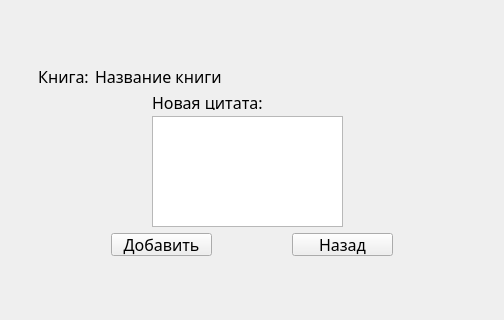
<?xml version="1.0" encoding="UTF-8"?>
<ui version="4.0">
 <class>Add_Quote</class>
 <widget class="QWidget" name="Add_Quote">
  <property name="geometry">
   <rect>
    <x>0</x>
    <y>0</y>
    <width>504</width>
    <height>320</height>
   </rect>
  </property>
  <property name="windowTitle">
   <string>Form</string>
  </property>
  <layout class="QGridLayout" name="gridLayout">
   <item row="0" column="0">
    <layout class="QHBoxLayout" name="horizontalLayout_4">
     <item>
      <spacer name="horizontalSpacer_6">
       <property name="orientation">
        <enum>Qt::Horizontal</enum>
       </property>
       <property name="sizeHint" stdset="0">
        <size>
         <width>40</width>
         <height>20</height>
        </size>
       </property>
      </spacer>
     </item>
     <item>
      <layout class="QVBoxLayout" name="verticalLayout_3">
       <item>
        <spacer name="verticalSpacer">
         <property name="orientation">
          <enum>Qt::Vertical</enum>
         </property>
         <property name="sizeHint" stdset="0">
          <size>
           <width>20</width>
           <height>40</height>
          </size>
         </property>
        </spacer>
       </item>
       <item>
        <layout class="QVBoxLayout" name="verticalLayout">
         <item>
          <layout class="QHBoxLayout" name="horizontalLayout">
           <item>
            <widget class="QLabel" name="label">
             <property name="font">
              <font>
               <family>Segoe Script</family>
               <pointsize>12</pointsize>
              </font>
             </property>
             <property name="text">
              <string>Книга:</string>
             </property>
             <property name="alignment">
              <set>Qt::AlignCenter</set>
             </property>
            </widget>
           </item>
           <item>
            <widget class="QLabel" name="book_name">
             <property name="minimumSize">
              <size>
               <width>371</width>
               <height>20</height>
              </size>
             </property>
             <property name="font">
              <font>
               <family>Segoe Script</family>
               <pointsize>12</pointsize>
              </font>
             </property>
             <property name="text">
              <string>Название книги</string>
             </property>
            </widget>
           </item>
          </layout>
         </item>
         <item>
          <layout class="QHBoxLayout" name="horizontalLayout_2">
           <item>
            <spacer name="horizontalSpacer">
             <property name="orientation">
              <enum>Qt::Horizontal</enum>
             </property>
             <property name="sizeHint" stdset="0">
              <size>
               <width>40</width>
               <height>20</height>
              </size>
             </property>
            </spacer>
           </item>
           <item>
            <layout class="QVBoxLayout" name="verticalLayout_2">
             <item>
              <widget class="QLabel" name="label_3">
               <property name="minimumSize">
                <size>
                 <width>201</width>
                 <height>16</height>
                </size>
               </property>
               <property name="maximumSize">
                <size>
                 <width>201</width>
                 <height>16</height>
                </size>
               </property>
               <property name="font">
                <font>
                 <family>Segoe Script</family>
                 <pointsize>12</pointsize>
                </font>
               </property>
               <property name="text">
                <string>Новая цитата:</string>
               </property>
              </widget>
             </item>
             <item>
              <widget class="QTextEdit" name="NewQuote">
               <property name="minimumSize">
                <size>
                 <width>191</width>
                 <height>111</height>
                </size>
               </property>
               <property name="maximumSize">
                <size>
                 <width>191</width>
                 <height>111</height>
                </size>
               </property>
              </widget>
             </item>
            </layout>
           </item>
           <item>
            <spacer name="horizontalSpacer_2">
             <property name="orientation">
              <enum>Qt::Horizontal</enum>
             </property>
             <property name="sizeHint" stdset="0">
              <size>
               <width>40</width>
               <height>20</height>
              </size>
             </property>
            </spacer>
           </item>
          </layout>
         </item>
         <item>
          <layout class="QHBoxLayout" name="horizontalLayout_3">
           <item>
            <spacer name="horizontalSpacer_4">
             <property name="orientation">
              <enum>Qt::Horizontal</enum>
             </property>
             <property name="sizeHint" stdset="0">
              <size>
               <width>40</width>
               <height>20</height>
              </size>
             </property>
            </spacer>
           </item>
           <item>
            <widget class="QPushButton" name="Add">
             <property name="minimumSize">
              <size>
               <width>101</width>
               <height>23</height>
              </size>
             </property>
             <property name="maximumSize">
              <size>
               <width>101</width>
               <height>23</height>
              </size>
             </property>
             <property name="font">
              <font>
               <family>Segoe Script</family>
               <pointsize>12</pointsize>
              </font>
             </property>
             <property name="text">
              <string>Добавить</string>
             </property>
            </widget>
           </item>
           <item>
            <spacer name="horizontalSpacer_3">
             <property name="orientation">
              <enum>Qt::Horizontal</enum>
             </property>
             <property name="sizeHint" stdset="0">
              <size>
               <width>40</width>
               <height>20</height>
              </size>
             </property>
            </spacer>
           </item>
           <item>
            <widget class="QPushButton" name="back">
             <property name="minimumSize">
              <size>
               <width>101</width>
               <height>23</height>
              </size>
             </property>
             <property name="maximumSize">
              <size>
               <width>101</width>
               <height>23</height>
              </size>
             </property>
             <property name="font">
              <font>
               <family>Segoe Script</family>
               <pointsize>12</pointsize>
              </font>
             </property>
             <property name="text">
              <string>Назад</string>
             </property>
            </widget>
           </item>
           <item>
            <spacer name="horizontalSpacer_5">
             <property name="orientation">
              <enum>Qt::Horizontal</enum>
             </property>
             <property name="sizeHint" stdset="0">
              <size>
               <width>40</width>
               <height>20</height>
              </size>
             </property>
            </spacer>
           </item>
          </layout>
         </item>
        </layout>
       </item>
       <item>
        <spacer name="verticalSpacer_2">
         <property name="orientation">
          <enum>Qt::Vertical</enum>
         </property>
         <property name="sizeHint" stdset="0">
          <size>
           <width>20</width>
           <height>40</height>
          </size>
         </property>
        </spacer>
       </item>
      </layout>
     </item>
     <item>
      <spacer name="horizontalSpacer_7">
       <property name="orientation">
        <enum>Qt::Horizontal</enum>
       </property>
       <property name="sizeHint" stdset="0">
        <size>
         <width>40</width>
         <height>20</height>
        </size>
       </property>
      </spacer>
     </item>
    </layout>
   </item>
  </layout>
  <zorder></zorder>
  <zorder>horizontalSpacer_6</zorder>
  <zorder>horizontalSpacer_7</zorder>
  <zorder>verticalSpacer</zorder>
  <zorder>verticalSpacer_2</zorder>
 </widget>
 <resources/>
 <connections/>
</ui>
